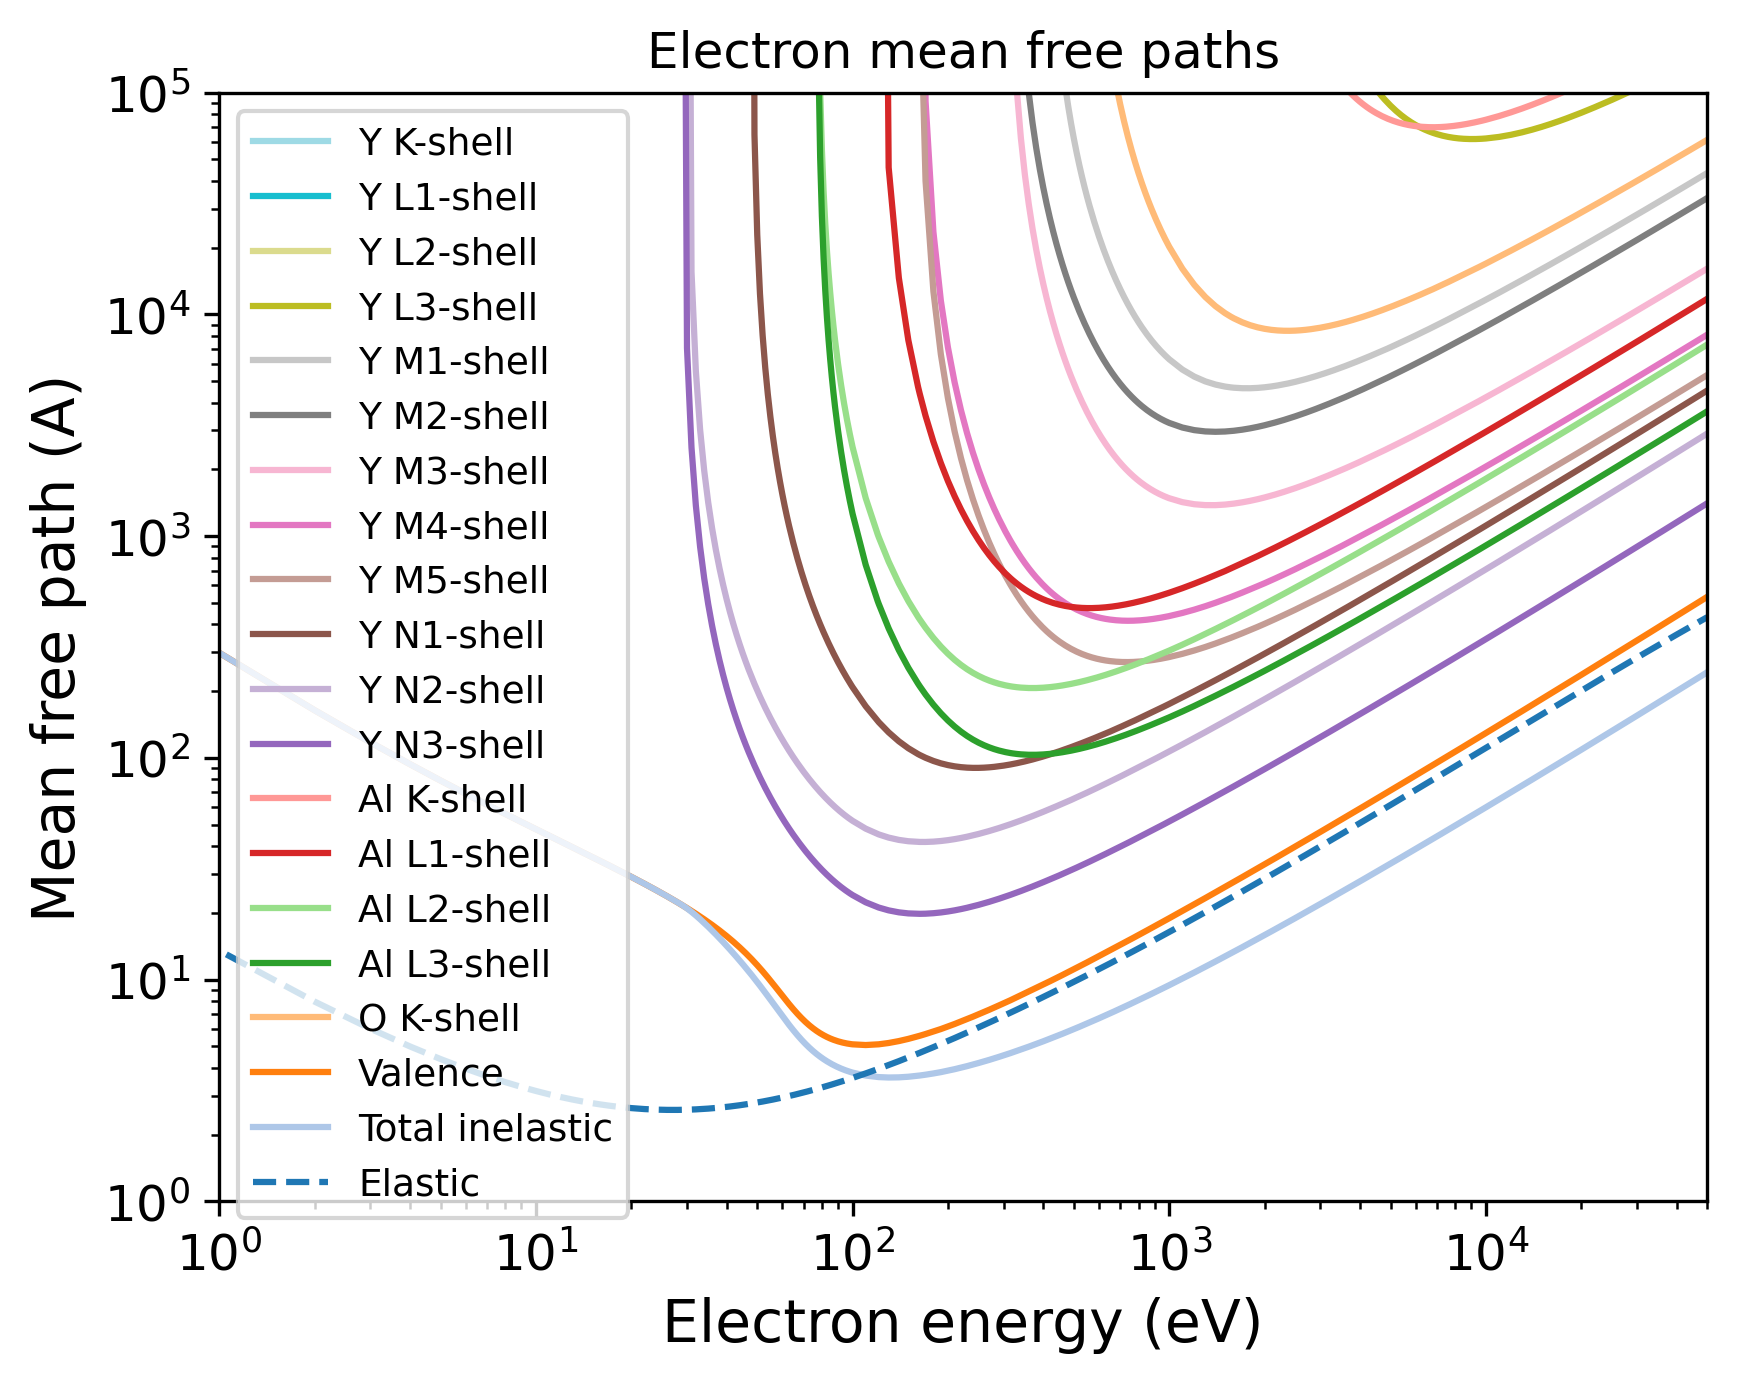

Source code (Python):
import pandas as pd
import numpy as np
import matplotlib.pyplot as plt
import matplotlib.cm as cm
# Set the format:
plt.xlabel("Electron energy (eV)", fontsize=14)
plt.ylabel("Mean free path (A)", fontsize=14)
plt.xticks(fontsize=12)
plt.yticks(fontsize=12)
plt.grid(False)
# Set the axes:
# Read the output file:
df = pd.read_csv(r"OUTPUT_YAG_Electron_IMFP.dat", sep=r'\s+', header=None, comment="#", skipinitialspace=True)
plt.xscale("log")
plt.yscale("log")
# Prepare the plot:
columns_to_plot = [ 1, 2, 3, 4, 5, 6, 7, 8, 9, 10, 11, 12, 13, 14, 15, 16, 17, 18, 19]
labels = [ "Y K-shell", "Y L1-shell", "Y L2-shell", "Y L3-shell", "Y M1-shell", "Y M2-shell", "Y M3-shell", "Y M4-shell", "Y M5-shell", "Y N1-shell", "Y N2-shell", "Y N3-shell", "Al K-shell", "Al L1-shell", "Al L2-shell", "Al L3-shell", "O K-shell", "Valence", "Total inelastic"]
# Create N distinct colors from a colormap
N = len(columns_to_plot)
colors = plt.cm.tab20(np.linspace(1, 0, 20))
# Set line styles:
linestyles = [ "-", "-", "-", "-", "-", "-", "-", "-", "-", "-", "-", "-", "-", "-", "-", "-", "-", "-", "-"]
for i, col in enumerate(columns_to_plot):
    color = colors[i % len(colors)]
    ls    = linestyles[i % len(linestyles)]
    label = labels[i % len(labels)]
    plt.plot(df.iloc[:, 0], df.iloc[:, col],
    color=color,
    label=label,
    linestyle=ls)
# Add a curve from the second file
df2 = pd.read_csv(r"OUTPUT_YAG_Electron_EMFP.dat", sep=r'\s+', header=None, comment="#", skipinitialspace=True)
columns_to_plot2 = [ 4]
labels2 = [ "Elastic"]
# Create second part of the plot:
for col, label in zip(columns_to_plot2, labels2):
    plt.plot(df2.iloc[:, 0], df2.iloc[:, col], label=label, linestyle="--")
plt.xlim(1.00000000,50000.00000000)
plt.ylim(1.00000000,100000.00000000)
plt.title("Electron mean free paths")
plt.legend(loc="best", fontsize=9)
# Save the plot in this format:
plt.savefig("OUTPUT_MFP_electron.png", dpi=300, bbox_inches="tight")
